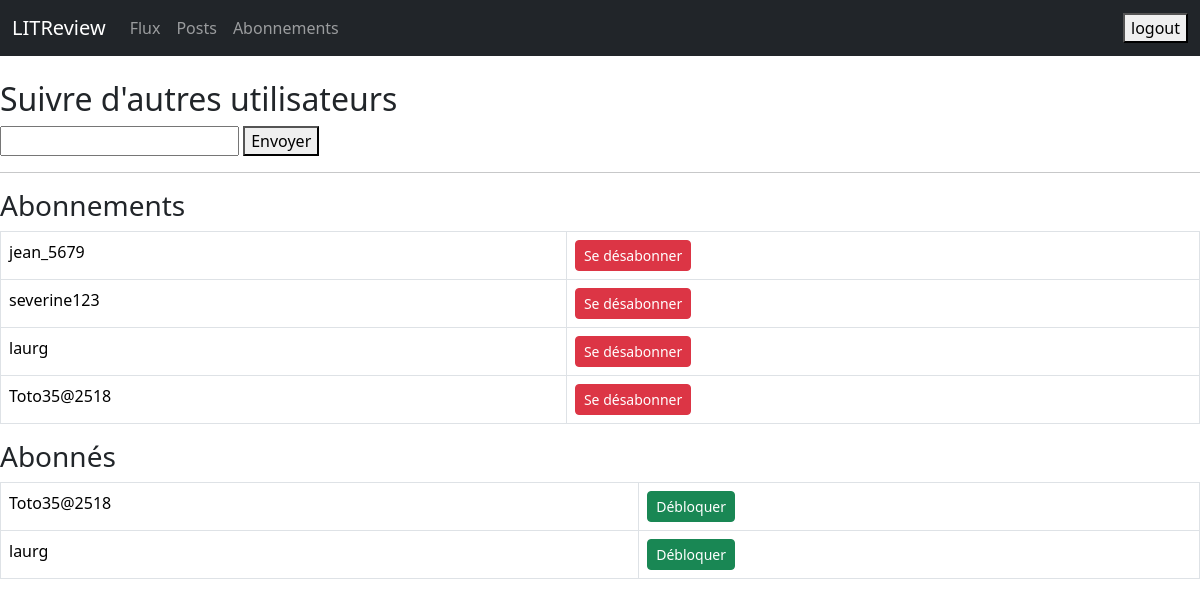
/reviews/abonnements/ (signed in), run on the app's committed database.
### reviews/models.py (models this page shows)
class UserFollows(models.Model):
    user = models.ForeignKey(
        to=settings.AUTH_USER_MODEL,
        related_name='following',
        on_delete=models.CASCADE
    )
    followed_user = models.ForeignKey(
        to=settings.AUTH_USER_MODEL,
        related_name='followers',
        on_delete=models.CASCADE
    )
    is_blocked = models.BooleanField(default=False)
    class Meta:
        unique_together = ('user', 'followed_user')

### reviews/views.py (the view, shortened to what this page needs)
# urls.py: path('abonnements/', views.subscriptions, name='abonnements'),
@login_required
def subscriptions(request):
    abonnements = request.user.following.select_related('followed_user')
    abonnes = request.user.followers.select_related('user')
    return render(request, 'reviews/subscriptions.html', {
        'abonnements': abonnements,
        'abonnes': abonnes,
    })

### templates/reviews/subscriptions.html (shortened to what this page needs)
<!DOCTYPE html>
<html lang="fr">
<head>
    <link href="https://cdn.jsdelivr.net/npm/bootstrap@5.3.3/dist/css/bootstrap.min.css" rel="stylesheet">
</head>
<body>
<nav class="navbar navbar-expand-lg navbar-dark bg-dark mb-4">
    <div class="container-fluid">
        <a class="navbar-brand" href="{% url 'login' %}">LITReview</a>
        <div class="collapse navbar-collapse">
            <ul class="navbar-nav me-auto">
                <li class="nav-item"><a class="nav-link" href="{% url 'flux' %}">Flux</a></li>
                <li class="nav-item"><a class="nav-link" href="{% url 'posts' %}">Posts</a></li>
                <li class="nav-item"><a class="nav-link" href="{% url 'abonnements' %}">Abonnements</a></li>
            </ul>
            <form method="post" action="{% url 'logout' %}">
                <button type="submit">logout</button>
            </form>
        </div>
    </div>
</nav>
<div class="form-container">
<h2>Suivre d'autres utilisateurs</h2>
    <form method="post">
        <input type="text" name="username" id="username" required>
        <button type="submit">Envoyer</button>
    </form>
    <hr>
    <h3>Abonnements</h3>
    <table class="table table-bordered">
        {% for follow in abonnements %}
        <tr>
            <td>{{ follow.followed_user.username }}</td>
            <td>
                <form method="post" style="display:inline;">
                    <button type="submit" class="btn btn-sm btn-danger">Se désabonner</button>
                </form>
            </td>
        </tr>
        {% empty %}
        <tr><td colspan="2">Aucun abonnement.</td></tr>
        {% endfor %}
    </table>
  <h3>Abonnés</h3>
<table class="table table-bordered">
    {% for follow in abonnes %}
        <tr>
            <td>{{ follow.user.username }}</td>
            <td>
                <form method="post" style="display:inline;">
                    {% if follow.is_blocked %}
                        <button type="submit" class="btn btn-sm btn-success">Débloquer</button>
                    {% else %}
                        <button type="submit" class="btn btn-sm btn-danger">Bloquer</button>
                    {% endif %}
                </form>
            </td>
        </tr>
    {% empty %}
        <tr><td colspan="2">Aucun abonné.</td></tr>
    {% endfor %}
</table>
</div>
</body>
</html>

### data on the page
UserFollows: followed_user.username "jean_5679"
UserFollows: followed_user.username "severine123"
UserFollows: followed_user.username "laurg"
UserFollows: followed_user.username "Toto35@2518"
UserFollows: user.username "Toto35@2518", is_blocked "Débloquer"
UserFollows: user.username "laurg", is_blocked "Débloquer"
